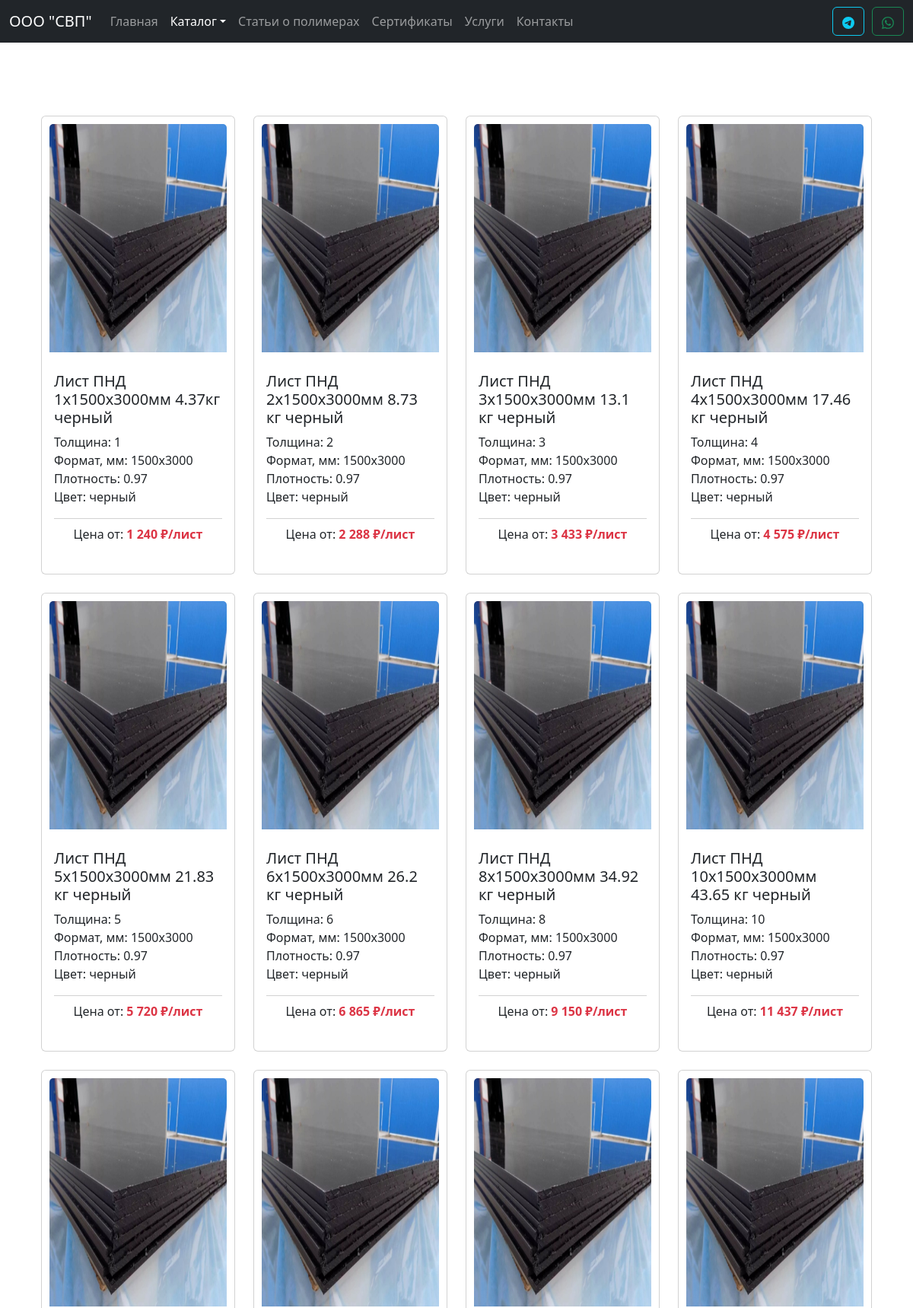
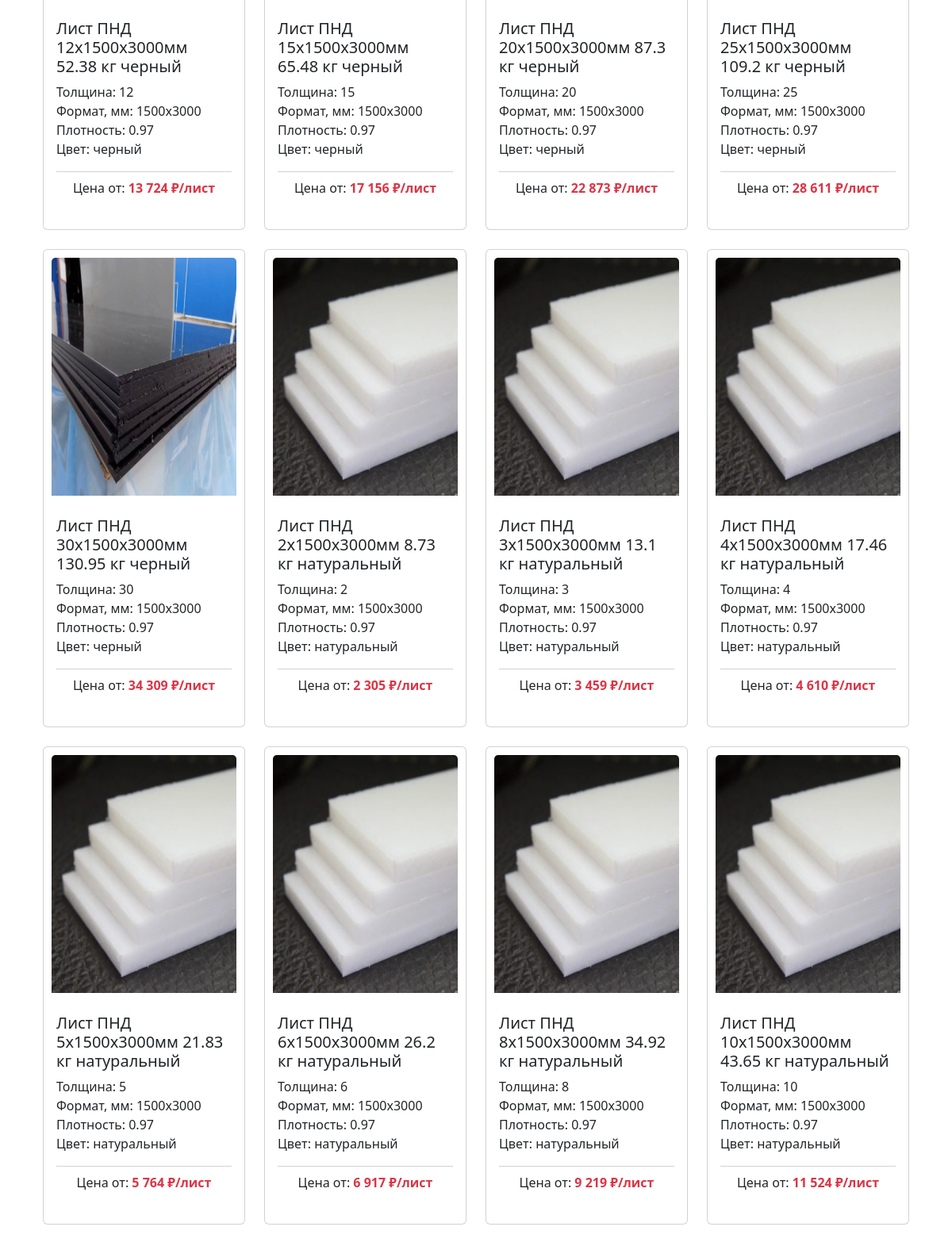
The page /catalog/pnd/products?sub=9 (upper part) on the database its author committed (2 pictures, top to bottom).
### tables this page shows
CREATE TABLE `products_pnd` (
  `id` int(10) NOT NULL,
  `article` varchar(20) NOT NULL,
  `name` varchar(100) NOT NULL,
  `category` int(5) NOT NULL,
  `subcategory` int(5) NOT NULL,
  `image` varchar(100) NOT NULL,
  `price` float NOT NULL,
  `opt_price` float NOT NULL,
  `diler_price` float NOT NULL,
  `pack` varchar(30) NOT NULL,
  `thickness` float NOT NULL,
  `length` int(10) NOT NULL,
  `width` int(10) NOT NULL,
  `weight` float NOT NULL COMMENT 'Вес',
  `density` float NOT NULL COMMENT 'Плотность',
  `color` varchar(30) NOT NULL
);

### catalog/pnd/products.php (the view, shortened to what this page needs)
<?
include_once $_SERVER['DOCUMENT_ROOT'] . "/modules/header.php";
require($_SERVER['DOCUMENT_ROOT'] . '/database/db.php');
$subcategory = $_GET['sub'];
if ($subcategory) {
  $sql = "SELECT * FROM products_pnd WHERE subcategory = $subcategory";
} else {
  $sql = "SELECT * FROM products WHERE category = 5";
}
$result = $conn->query($sql);
if ($result->num_rows != 0) {
  $products = $result->fetch_all(MYSQLI_ASSOC);
}
?>
<div class="container my-5">
  <div class="container mt-5 mb-5">
    <div class="row row-cols-1 row-cols-md-4 g-4 justify-content-center">
      <?php foreach ($products as $product): ?>
        <div class="col">
          <a href="/catalog/pp/product?id=<?= $product['id']; ?>" class="card h-100 ki-card">
            <div style="padding:10px;">
              <img style="width: 100%; height: 300px;" src=<?= '/assets/images/catalog/' . $product['image'] ?> class="card-img-top" alt=<?= $product['name'] ?>>
            </div>
            <div class="card-body d-flex flex-column ">
              <h5 class="card-title"><?= $product['name'] ?></h5>
              <p class="card-text" style="flex:1;">
                Толщина: <?= $product['thickness'] ?><br>
                Формат, мм: <?= $product['length'] . 'x' . $product['width'] ?><br>
                Плотность: <?= $product['density'] ?><br>
                Цвет: <?= $product['color'] ?><br>
              </p>
              <div class="card-footer bg-transparent d-flex justify-content-center px-0">
                <p>Цена от: <strong class="text-danger"><?= number_format($product['opt_price'], 0, '.', ' '); ?> ₽/лист</strong></p>
              </div>
            </div>
          </a>
        </div>
      <?php endforeach; ?>
    </div>
  </div>
</div>
<? include_once $_SERVER['DOCUMENT_ROOT'] . "/modules/footer.php"; ?>

### assets/style.css (style rules this page uses)
body { min-height: 100vh; display: flex; flex-direction: column; }
.ki-card { translate: all .3s; text-decoration: none; }

### rows shown on the page
products_pnd: image (picture), name "Лист ПНД 1х1500х3000мм 4.37кг черный", thickness "1", length "1500", width "3000", density "0.97", color "черный", opt_price "1 240"
products_pnd: image (picture), name "Лист ПНД 2х1500х3000мм 8.73 кг черный", thickness "2", length "1500", width "3000", density "0.97", color "черный", opt_price "2 288"
products_pnd: image (picture), name "Лист ПНД 3х1500х3000мм 13.1 кг черный", thickness "3", length "1500", width "3000", density "0.97", color "черный", opt_price "3 433"
products_pnd: image (picture), name "Лист ПНД 4х1500х3000мм 17.46 кг черный", thickness "4", length "1500", width "3000", density "0.97", color "черный", opt_price "4 575"
products_pnd: image (picture), name "Лист ПНД 5х1500х3000мм 21.83 кг черный", thickness "5", length "1500", width "3000", density "0.97", color "черный", opt_price "5 720"
products_pnd: image (picture), name "Лист ПНД 6х1500х3000мм 26.2 кг черный", thickness "6", length "1500", width "3000", density "0.97", color "черный", opt_price "6 865"
products_pnd: image (picture), name "Лист ПНД 8х1500х3000мм 34.92 кг черный", thickness "8", length "1500", width "3000", density "0.97", color "черный", opt_price "9 150"
products_pnd: image (picture), name "Лист ПНД 10х1500х3000мм 43.65 кг черный", thickness "10", length "1500", width "3000", density "0.97", color "черный", opt_price "11 437"
products_pnd: image (picture), name "Лист ПНД 12х1500х3000мм 52.38 кг черный", thickness "12", length "1500", width "3000", density "0.97", color "черный", opt_price "13 724"
products_pnd: image (picture), name "Лист ПНД 15х1500х3000мм 65.48 кг черный", thickness "15", length "1500", width "3000", density "0.97", color "черный", opt_price "17 156"
products_pnd: image (picture), name "Лист ПНД 20х1500х3000мм 87.3 кг черный", thickness "20", length "1500", width "3000", density "0.97", color "черный", opt_price "22 873"
products_pnd: image (picture), name "Лист ПНД 25х1500х3000мм 109.2 кг черный", thickness "25", length "1500", width "3000", density "0.97", color "черный", opt_price "28 611"
products_pnd: image (picture), name "Лист ПНД 30х1500х3000мм 130.95 кг черный", thickness "30", length "1500", width "3000", density "0.97", color "черный", opt_price "34 309"
products_pnd: image (picture), name "Лист ПНД 2х1500х3000мм 8.73 кг натуральный", thickness "2", length "1500", width "3000", density "0.97", color "натуральный", opt_price "2 305"
products_pnd: image (picture), name "Лист ПНД 3х1500х3000мм 13.1 кг натуральный", thickness "3", length "1500", width "3000", density "0.97", color "натуральный", opt_price "3 459"
products_pnd: image (picture), name "Лист ПНД 4х1500х3000мм 17.46 кг натуральный", thickness "4", length "1500", width "3000", density "0.97", color "натуральный", opt_price "4 610"
products_pnd: image (picture), name "Лист ПНД 5х1500х3000мм 21.83 кг натуральный", thickness "5", length "1500", width "3000", density "0.97", color "натуральный", opt_price "5 764"
products_pnd: image (picture), name "Лист ПНД 6х1500х3000мм 26.2 кг натуральный", thickness "6", length "1500", width "3000", density "0.97", color "натуральный", opt_price "6 917"
products_pnd: image (picture), name "Лист ПНД 8х1500х3000мм 34.92 кг натуральный", thickness "8", length "1500", width "3000", density "0.97", color "натуральный", opt_price "9 219"
products_pnd: image (picture), name "Лист ПНД 10х1500х3000мм 43.65 кг натуральный", thickness "10", length "1500", width "3000", density "0.97", color "натуральный", opt_price "11 524"
